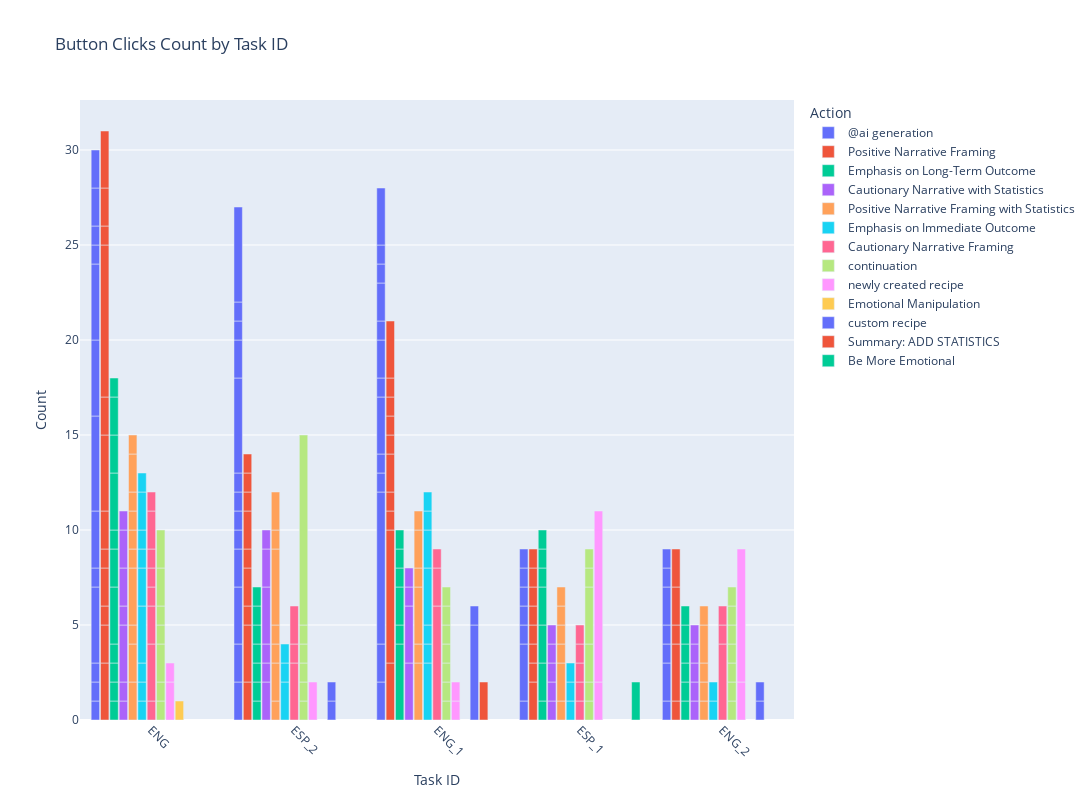

The notebook cell saved with this chart:
### Code cell


### Figure 1 — Plotly figure (JSON) as saved in the notebook; plotly's stock layout.template omitted (floating-point values rounded to 4 significant figures)
{"data": [{"alignmentgroup": "True", "hovertemplate": "feature=@ai generation<br>task_id=%{x}<br>count=%{y}<extra></extra>", "legendgroup": "@ai generation", "marker": {"color": "#636efa", "pattern": {"shape": ""}}, "name": "@ai generation", "offsetgroup": "@ai generation", "orientation": "v", "showlegend": true, "textposition": "auto", "type": "bar", "x": ["ENG", "ENG", "ENG", "ENG", "ENG", "ENG", "ENG", "ENG", "ENG", "ENG", "ENG", "ENG", "ENG", "ESP_2", "ENG_1", "ESP_2", "ENG_1", "ESP_2", "ENG_1", "ESP_2", "ENG_1", "ESP_2", "ENG_1", "ESP_2", "ENG_1", "ESP_2", "ENG_1", "ESP_2", "ENG_1", "ESP_2", "ENG_1", "ENG_1", "ESP_2", "ENG_1", "ESP_2", "ENG_1", "ESP_2", "ENG_1", "ESP_2", "ESP_1", "ENG_2", "ESP_1", "ENG_2", "ESP_1", "ENG_2", "ESP_1", "ENG_2", "ESP_1", "ENG_2", "ESP_1", "ENG_2", "ESP_1", "ENG_2"], "xaxis": "x", "y": [1, 1, 1, 4, 1, 3, 5, 4, 4, 1, 1, 2, 2, 2, 2, 2, 2, 3, 8, 2, 1, 1, 1, 1, 3, 1, 1, 1, 2, 5, 1, 2, 2, 1, 1, 1, 1, 3, 5, 1, 1, 3, 2, 1, 1, 1, 1, 1, 2, 1, 1, 1, 1], "yaxis": "y"}, {"alignmentgroup": "True", "hovertemplate": "feature=Positive Narrative Framing<br>task_id=%{x}<br>count=%{y}<extra></extra>", "legendgroup": "Positive Narrative Framing", "marker": {"color": "#EF553B", "pattern": {"shape": ""}}, "name": "Positive Narrative Framing", "offsetgroup": "Positive Narrative Framing", "orientation": "v", "showlegend": true, "textposition": "auto", "type": "bar", "x": ["ENG", "ENG", "ENG", "ENG", "ENG", "ENG", "ENG", "ENG", "ENG", "ENG", "ENG", "ENG", "ENG_1", "ESP_2", "ENG_1", "ESP_2", "ENG_1", "ENG_1", "ESP_2", "ENG_1", "ESP_2", "ENG_1", "ESP_2", "ENG_1", "ESP_2", "ENG_1", "ESP_2", "ENG_1", "ESP_2", "ENG_1", "ESP_2", "ESP_1", "ESP_1", "ENG_2", "ESP_1", "ENG_2", "ESP_1", "ENG_2", "ESP_1", "ESP_1", "ENG_2", "ESP_1", "ESP_1", "ENG_2"], "xaxis": "x", "y": [3, 2, 1, 2, 1, 2, 4, 2, 8, 1, 2, 3, 3, 2, 7, 3, 1, 1, 1, 2, 2, 1, 1, 1, 2, 1, 1, 1, 1, 3, 1, 2, 1, 1, 1, 3, 1, 1, 1, 1, 2, 1, 1, 2], "yaxis": "y"}, {"alignmentgroup": "True", "hovertemplate": "feature=Emphasis on Long-Term Outcome<br>task_id=%{x}<br>count=%{y}<extra></extra>", "legendgroup": "Emphasis on Long-Term Outcome", "marker": {"color": "#00cc96", "pattern": {"shape": ""}}, "name": "Emphasis on Long-Term Outcome", "offsetgroup": "Emphasis on Long-Term Outcome", "orientation": "v", "showlegend": true, "textposition": "auto", "type": "bar", "x": ["ENG", "ENG", "ENG", "ENG", "ENG", "ENG", "ENG", "ENG", "ENG", "ENG", "ENG", "ESP_2", "ENG_1", "ENG_1", "ESP_2", "ENG_1", "ENG_1", "ESP_2", "ESP_2", "ENG_1", "ESP_2", "ENG_1", "ESP_2", "ESP_2", "ESP_1", "ENG_2", "ESP_1", "ENG_2", "ESP_1", "ESP_1", "ENG_2", "ESP_1", "ENG_2", "ESP_1", "ESP_1", "ENG_2", "ENG_2"], "xaxis": "x", "y": [1, 1, 1, 1, 3, 2, 1, 3, 2, 2, 1, 1, 4, 1, 1, 2, 1, 1, 1, 1, 1, 1, 1, 1, 1, 1, 2, 1, 2, 2, 1, 1, 1, 1, 1, 1, 1], "yaxis": "y"}, {"alignmentgroup": "True", "hovertemplate": "feature=Cautionary Narrative with Statistics<br>task_id=%{x}<br>count=%{y}<extra></extra>", "legendgroup": "Cautionary Narrative with Statistics", "marker": {"color": "#ab63fa", "pattern": {"shape": ""}}, "name": "Cautionary Narrative with Statistics", "offsetgroup": "Cautionary Narrative with Statistics", "orientation": "v", "showlegend": true, "textposition": "auto", "type": "bar", "x": ["ENG", "ENG", "ENG", "ENG", "ENG", "ENG", "ENG", "ENG_1", "ESP_2", "ESP_2", "ESP_2", "ENG_1", "ESP_2", "ENG_1", "ESP_2", "ENG_1", "ESP_2", "ENG_2", "ESP_1", "ENG_2", "ESP_1", "ESP_1", "ENG_2", "ESP_1", "ESP_1", "ENG_2", "ENG_2"], "xaxis": "x", "y": [1, 1, 3, 1, 2, 2, 1, 3, 2, 1, 1, 3, 3, 1, 2, 1, 1, 1, 1, 1, 1, 1, 1, 1, 1, 1, 1], "yaxis": "y"}, {"alignmentgroup": "True", "hovertemplate": "feature=Positive Narrative Framing with Statistics<br>task_id=%{x}<br>count=%{y}<extra></extra>", "legendgroup": "Positive Narrative Framing with Statistics", "marker": {"color": "#FFA15A", "pattern": {"shape": ""}}, "name": "Positive Narrative Framing with Statistics", "offsetgroup": "Positive Narrative Framing with Statistics", "orientation": "v", "showlegend": true, "textposition": "auto", "type": "bar", "x": ["ENG", "ENG", "ENG", "ENG", "ENG", "ENG", "ENG", "ENG", "ENG", "ENG", "ESP_2", "ENG_1", "ESP_2", "ENG_1", "ENG_1", "ESP_2", "ESP_2", "ENG_1", "ENG_1", "ESP_2", "ENG_1", "ESP_2", "ESP_2", "ESP_1", "ESP_1", "ENG_2", "ENG_2", "ESP_1", "ESP_1", "ENG_2", "ESP_1", "ESP_1", "ENG_2", "ENG_2"], "xaxis": "x", "y": [2, 2, 1, 3, 1, 1, 1, 1, 2, 1, 1, 3, 2, 1, 3, 1, 1, 1, 2, 4, 1, 1, 2, 1, 2, 1, 1, 1, 1, 1, 1, 1, 2, 1], "yaxis": "y"}, {"alignmentgroup": "True", "hovertemplate": "feature=Emphasis on Immediate Outcome<br>task_id=%{x}<br>count=%{y}<extra></extra>", "legendgroup": "Emphasis on Immediate Outcome", "marker": {"color": "#19d3f3", "pattern": {"shape": ""}}, "name": "Emphasis on Immediate Outcome", "offsetgroup": "Emphasis on Immediate Outcome", "orientation": "v", "showlegend": true, "textposition": "auto", "type": "bar", "x": ["ENG", "ENG", "ENG", "ENG", "ENG", "ENG", "ENG", "ENG", "ENG", "ENG_1", "ENG_1", "ENG_1", "ESP_2", "ENG_1", "ENG_1", "ESP_2", "ENG_1", "ENG_1", "ESP_2", "ENG_2", "ESP_1", "ESP_1", "ESP_1", "ENG_2"], "xaxis": "x", "y": [1, 1, 1, 3, 2, 1, 1, 2, 1, 3, 1, 1, 2, 3, 2, 1, 1, 1, 1, 1, 1, 1, 1, 1], "yaxis": "y"}, {"alignmentgroup": "True", "hovertemplate": "feature=Cautionary Narrative Framing<br>task_id=%{x}<br>count=%{y}<extra></extra>", "legendgroup": "Cautionary Narrative Framing", "marker": {"color": "#FF6692", "pattern": {"shape": ""}}, "name": "Cautionary Narrative Framing", "offsetgroup": "Cautionary Narrative Framing", "orientation": "v", "showlegend": true, "textposition": "auto", "type": "bar", "x": ["ENG", "ENG", "ENG", "ENG", "ENG", "ENG", "ENG", "ENG", "ENG_1", "ESP_2", "ENG_1", "ESP_2", "ENG_1", "ESP_2", "ESP_1", "ESP_1", "ENG_2", "ESP_1", "ENG_2", "ESP_1", "ESP_1", "ENG_2"], "xaxis": "x", "y": [1, 3, 2, 1, 1, 1, 2, 1, 6, 3, 2, 1, 1, 2, 1, 1, 4, 1, 1, 1, 1, 1], "yaxis": "y"}, {"alignmentgroup": "True", "hovertemplate": "feature=continuation<br>task_id=%{x}<br>count=%{y}<extra></extra>", "legendgroup": "continuation", "marker": {"color": "#B6E880", "pattern": {"shape": ""}}, "name": "continuation", "offsetgroup": "continuation", "orientation": "v", "showlegend": true, "textposition": "auto", "type": "bar", "x": ["ENG", "ENG", "ENG", "ENG", "ENG", "ENG", "ENG", "ESP_2", "ENG_1", "ESP_2", "ENG_1", "ESP_2", "ENG_1", "ENG_1", "ESP_2", "ESP_2", "ENG_1", "ESP_2", "ENG_1", "ENG_1", "ESP_1", "ENG_2", "ESP_1", "ENG_2", "ENG_2", "ESP_1", "ENG_2", "ESP_1", "ENG_2", "ESP_1", "ENG_2", "ESP_1", "ENG_2"], "xaxis": "x", "y": [1, 1, 2, 1, 1, 2, 2, 1, 1, 1, 1, 1, 1, 1, 1, 1, 1, 10, 1, 1, 1, 1, 1, 1, 1, 2, 1, 3, 1, 1, 1, 1, 1], "yaxis": "y"}, {"alignmentgroup": "True", "hovertemplate": "feature=newly created recipe<br>task_id=%{x}<br>count=%{y}<extra></extra>", "legendgroup": "newly created recipe", "marker": {"color": "#FF97FF", "pattern": {"shape": ""}}, "name": "newly created recipe", "offsetgroup": "newly created recipe", "orientation": "v", "showlegend": true, "textposition": "auto", "type": "bar", "x": ["ENG", "ENG", "ENG_1", "ENG_1", "ESP_2", "ENG_2", "ESP_1", "ESP_1", "ENG_2"], "xaxis": "x", "y": [2, 1, 1, 1, 2, 2, 2, 9, 7], "yaxis": "y"}, {"alignmentgroup": "True", "hovertemplate": "feature=Emotional Manipulation<br>task_id=%{x}<br>count=%{y}<extra></extra>", "legendgroup": "Emotional Manipulation", "marker": {"color": "#FECB52", "pattern": {"shape": ""}}, "name": "Emotional Manipulation", "offsetgroup": "Emotional Manipulation", "orientation": "v", "showlegend": true, "textposition": "auto", "type": "bar", "x": ["ENG"], "xaxis": "x", "y": [1], "yaxis": "y"}, {"alignmentgroup": "True", "hovertemplate": "feature=custom recipe<br>task_id=%{x}<br>count=%{y}<extra></extra>", "legendgroup": "custom recipe", "marker": {"color": "#636efa", "pattern": {"shape": ""}}, "name": "custom recipe", "offsetgroup": "custom recipe", "orientation": "v", "showlegend": true, "textposition": "auto", "type": "bar", "x": ["ENG_1", "ESP_2", "ESP_2", "ENG_1", "ENG_2", "ENG_2"], "xaxis": "x", "y": [5, 1, 1, 1, 1, 1], "yaxis": "y"}, {"alignmentgroup": "True", "hovertemplate": "feature=Summary: ADD STATISTICS<br>task_id=%{x}<br>count=%{y}<extra></extra>", "legendgroup": "Summary: ADD STATISTICS", "marker": {"color": "#EF553B", "pattern": {"shape": ""}}, "name": "Summary: ADD STATISTICS", "offsetgroup": "Summary: ADD STATISTICS", "orientation": "v", "showlegend": true, "textposition": "auto", "type": "bar", "x": ["ENG_1"], "xaxis": "x", "y": [2], "yaxis": "y"}, {"alignmentgroup": "True", "hovertemplate": "feature=Be More Emotional<br>task_id=%{x}<br>count=%{y}<extra></extra>", "legendgroup": "Be More Emotional", "marker": {"color": "#00cc96", "pattern": {"shape": ""}}, "name": "Be More Emotional", "offsetgroup": "Be More Emotional", "orientation": "v", "showlegend": true, "textposition": "auto", "type": "bar", "x": ["ESP_1"], "xaxis": "x", "y": [2], "yaxis": "y"}], "layout": {"bargap": 0.15, "bargroupgap": 0.1, "barmode": "group", "height": 800, "legend": {"title": {"text": "Action"}, "tracegroupgap": 0}, "title": {"text": "Button Clicks Count by Task ID"}, "width": 1600, "xaxis": {"anchor": "y", "domain": [0, 1], "tickangle": 45, "title": {"text": "Task ID"}}, "yaxis": {"anchor": "x", "domain": [0, 1], "title": {"text": "Count"}}}}
